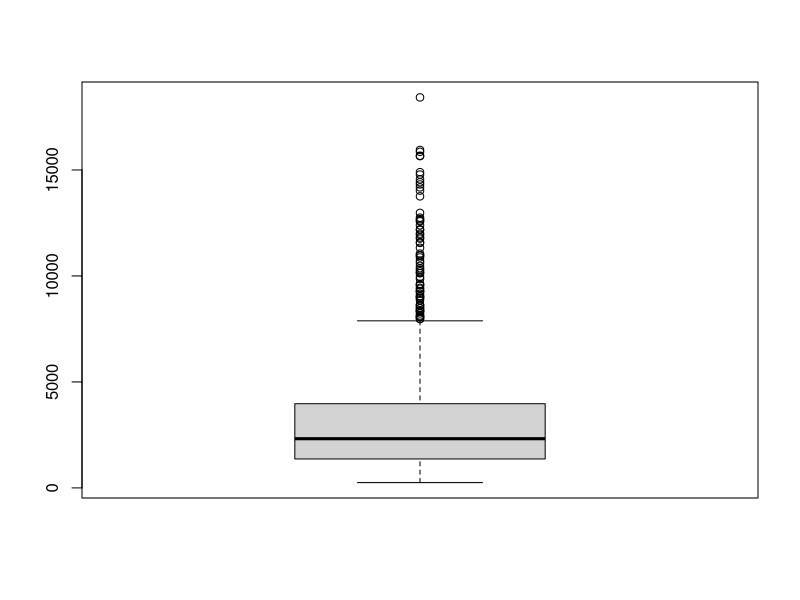

This chart was generated by the following R code:
setwd("D:/logiciel/RStudio/save/DataBank/data")
csv <- read.csv("banking_credit.csv", T, sep=';')
is.data.frame(csv)
filteredCsv <- csv[csv$Typologie_client != "",]

View(filteredCsv)

# Update csv data
filteredCsv <- droplevels(filteredCsv)
summary(filteredCsv)
boxplot(filteredCsv$Montant_credit)

# A verifier:
# bon nb de ligne, de collones, var bien typées (numeric, qualitatives)
# bug à la lecture -> verifier si aucunes données se sont glissées en trop

# - supprimer les données corrrompues ou abérentes boxplot
# - créer les models